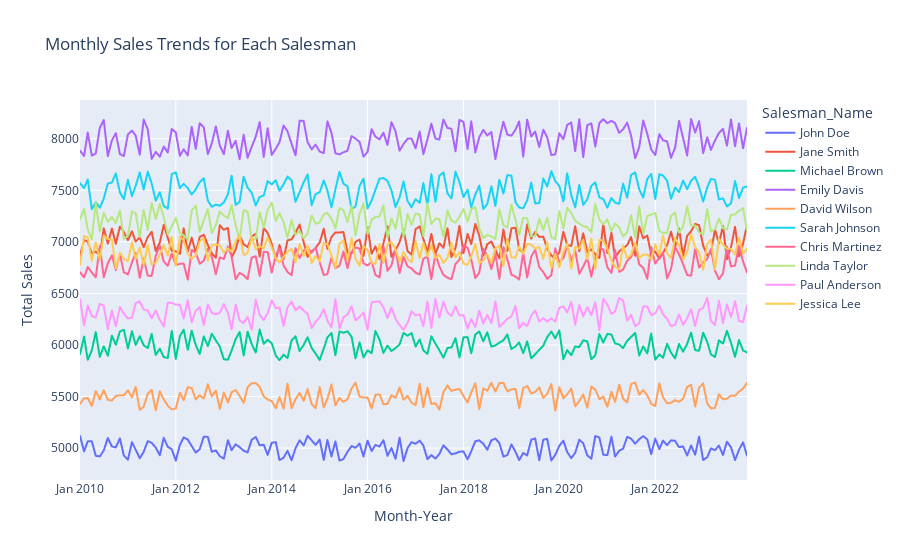

Write notebook code for a chart like this one.
### Code cell
import pandas as pd
import numpy as np
import pyodbc
from scipy.stats import zscore
import plotly.express as px


# Define the connection string
conn_str = ("Driver={SQL Server Native Client 11.0};"
            "Server=LAPTOP-SFURJH94\SQLSERVER2019;"
            "Database=PortfolioProject;"
            "Trusted_Connection=yes;")

# Establish connection
cnxn = pyodbc.connect(conn_str)



# SQL query to fetch sales data
query = """
SELECT Salesman_Name, Month_Year, Total_Sales
FROM SalesData
"""

# Fetch the data into a DataFrame
sales_data = pd.read_sql(query, cnxn)

# Close the database connection
cnxn.close()



# plotting graph

# Create an interactive line plot
fig = px.line(
    sales_data,
    x='Month_Year',
    y='Total_Sales',
    color='Salesman_Name',
    title='Monthly Sales Trends for Each Salesman',
    labels={'Total_Sales': 'Total Sales', 'Month_Year': 'Month-Year'},
    hover_data={'Salesman_Name': True, 'Total_Sales': True, 'Month_Year': '|%B %Y'}  # Hover over details
)

# Customize the layout for better readability
fig.update_layout(
    xaxis_title='Month-Year',
    yaxis_title='Total Sales',
    xaxis=dict(tickformat="%b %Y"),
    hovermode="x unified",
)

# Show the plot
fig.show()


# Function to calculate Z-scores and identify outliers
def find_outliers(data, threshold=3):
    # Group data by Salesman and calculate Z-scores for each group
    data['Z_score'] = data.groupby('Salesman_Name')['Total_Sales'].transform(lambda x: zscore(x, ddof=0))
    

    
    # Identify outliers (absolute Z-score greater than threshold)
    data['Outlier'] = data['Z_score'].abs() > threshold
    
    return data

# Find outliers in the sales data
outliers_data = find_outliers(sales_data)

# Print outliers
print(outliers_data[outliers_data['Outlier']])

### Figure 1 — Plotly figure (JSON) as saved in the notebook; plotly's stock layout.template omitted (floating-point values rounded to 4 significant figures; data arrays with more than 128 entries replaced by an {"elided": "..."} marker saying what was removed)
{"data": [{"customdata": {"elided": "168x3 mixed values"}, "hovertemplate": "Salesman_Name=%{customdata[0]}<br>Month-Year=%{customdata[2]|%B %Y}<br>Total Sales=%{customdata[1]}<extra></extra>", "legendgroup": "John Doe", "line": {"color": "#636efa", "dash": "solid"}, "mode": "lines", "name": "John Doe", "showlegend": true, "type": "scattergl", "x": {"elided": "168 str values"}, "xaxis": "x", "y": {"elided": "168 float values"}, "yaxis": "y"}, {"customdata": {"elided": "168x3 mixed values"}, "hovertemplate": "Salesman_Name=%{customdata[0]}<br>Month-Year=%{customdata[2]|%B %Y}<br>Total Sales=%{customdata[1]}<extra></extra>", "legendgroup": "Jane Smith", "line": {"color": "#EF553B", "dash": "solid"}, "mode": "lines", "name": "Jane Smith", "showlegend": true, "type": "scattergl", "x": {"elided": "168 str values"}, "xaxis": "x", "y": {"elided": "168 float values"}, "yaxis": "y"}, {"customdata": {"elided": "168x3 mixed values"}, "hovertemplate": "Salesman_Name=%{customdata[0]}<br>Month-Year=%{customdata[2]|%B %Y}<br>Total Sales=%{customdata[1]}<extra></extra>", "legendgroup": "Michael Brown", "line": {"color": "#00cc96", "dash": "solid"}, "mode": "lines", "name": "Michael Brown", "showlegend": true, "type": "scattergl", "x": {"elided": "168 str values"}, "xaxis": "x", "y": {"elided": "168 float values"}, "yaxis": "y"}, {"customdata": {"elided": "168x3 mixed values"}, "hovertemplate": "Salesman_Name=%{customdata[0]}<br>Month-Year=%{customdata[2]|%B %Y}<br>Total Sales=%{customdata[1]}<extra></extra>", "legendgroup": "Emily Davis", "line": {"color": "#ab63fa", "dash": "solid"}, "mode": "lines", "name": "Emily Davis", "showlegend": true, "type": "scattergl", "x": {"elided": "168 str values"}, "xaxis": "x", "y": {"elided": "168 float values"}, "yaxis": "y"}, {"customdata": {"elided": "168x3 mixed values"}, "hovertemplate": "Salesman_Name=%{customdata[0]}<br>Month-Year=%{customdata[2]|%B %Y}<br>Total Sales=%{customdata[1]}<extra></extra>", "legendgroup": "David Wilson", "line": {"color": "#FFA15A", "dash": "solid"}, "mode": "lines", "name": "David Wilson", "showlegend": true, "type": "scattergl", "x": {"elided": "168 str values"}, "xaxis": "x", "y": {"elided": "168 float values"}, "yaxis": "y"}, {"customdata": {"elided": "168x3 mixed values"}, "hovertemplate": "Salesman_Name=%{customdata[0]}<br>Month-Year=%{customdata[2]|%B %Y}<br>Total Sales=%{customdata[1]}<extra></extra>", "legendgroup": "Sarah Johnson", "line": {"color": "#19d3f3", "dash": "solid"}, "mode": "lines", "name": "Sarah Johnson", "showlegend": true, "type": "scattergl", "x": {"elided": "168 str values"}, "xaxis": "x", "y": {"elided": "168 float values"}, "yaxis": "y"}, {"customdata": {"elided": "168x3 mixed values"}, "hovertemplate": "Salesman_Name=%{customdata[0]}<br>Month-Year=%{customdata[2]|%B %Y}<br>Total Sales=%{customdata[1]}<extra></extra>", "legendgroup": "Chris Martinez", "line": {"color": "#FF6692", "dash": "solid"}, "mode": "lines", "name": "Chris Martinez", "showlegend": true, "type": "scattergl", "x": {"elided": "168 str values"}, "xaxis": "x", "y": {"elided": "168 float values"}, "yaxis": "y"}, {"customdata": {"elided": "168x3 mixed values"}, "hovertemplate": "Salesman_Name=%{customdata[0]}<br>Month-Year=%{customdata[2]|%B %Y}<br>Total Sales=%{customdata[1]}<extra></extra>", "legendgroup": "Linda Taylor", "line": {"color": "#B6E880", "dash": "solid"}, "mode": "lines", "name": "Linda Taylor", "showlegend": true, "type": "scattergl", "x": {"elided": "168 str values"}, "xaxis": "x", "y": {"elided": "168 float values"}, "yaxis": "y"}, {"customdata": {"elided": "168x3 mixed values"}, "hovertemplate": "Salesman_Name=%{customdata[0]}<br>Month-Year=%{customdata[2]|%B %Y}<br>Total Sales=%{customdata[1]}<extra></extra>", "legendgroup": "Paul Anderson", "line": {"color": "#FF97FF", "dash": "solid"}, "mode": "lines", "name": "Paul Anderson", "showlegend": true, "type": "scattergl", "x": {"elided": "168 str values"}, "xaxis": "x", "y": {"elided": "168 float values"}, "yaxis": "y"}, {"customdata": {"elided": "168x3 mixed values"}, "hovertemplate": "Salesman_Name=%{customdata[0]}<br>Month-Year=%{customdata[2]|%B %Y}<br>Total Sales=%{customdata[1]}<extra></extra>", "legendgroup": "Jessica Lee", "line": {"color": "#FECB52", "dash": "solid"}, "mode": "lines", "name": "Jessica Lee", "showlegend": true, "type": "scattergl", "x": {"elided": "168 str values"}, "xaxis": "x", "y": {"elided": "168 float values"}, "yaxis": "y"}], "layout": {"hovermode": "x unified", "legend": {"title": {"text": "Salesman_Name"}, "tracegroupgap": 0}, "title": {"text": "Monthly Sales Trends for Each Salesman"}, "xaxis": {"anchor": "y", "domain": [0, 1], "tickformat": "%b %Y", "title": {"text": "Month-Year"}}, "yaxis": {"anchor": "x", "domain": [0, 1], "title": {"text": "Total Sales"}}}}
